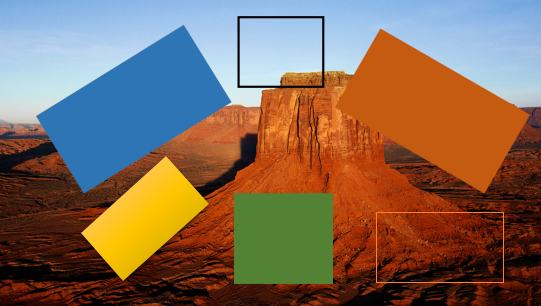
#> input picture Target14.bmp, 541 x 306 px
$ python test5.py   (Python 2 division)   (older library calls are emulated)
#> lines starting #> are read from the running program, lines starting #| are printed output that depends on the picture; after the words box and inside, x2 and y2 are one past the last pixel; in counts of white or black regions, pixels touching at a corner belong together
# encoding: utf-8

#检测边缘
#膨胀时，图像中的物体会向周围“扩张”；腐蚀时，图像中的物体会“收缩”。由于变化区域只发生在边缘，所以这时将两幅图像相减，
#得到的就是图像中物体的边缘。

import cv2
import numpy as np

image = cv2.imread("Target14.bmp",0);
#> image: shape (306, 541); min 0, max 236, mean 110.9
#构造一个3×3的结构元素
element = cv2.getStructuringElement(cv2.MORPH_RECT,(3, 3))
dilate = cv2.dilate(image, element)
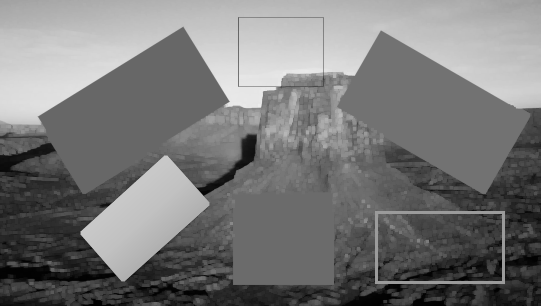
#> dilate: shape (306, 541); min 0, max 236, mean 119.9
erode = cv2.erode(image, element)
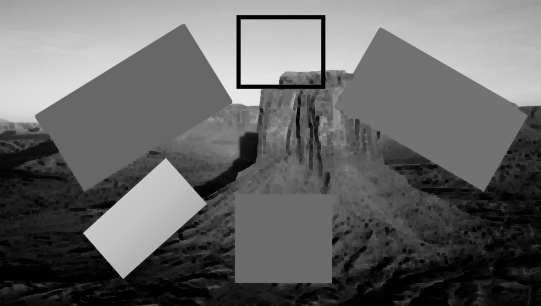
#> erode: shape (306, 541); min 0, max 231, mean 102.1

#将两幅图像相减获得边，第一个参数是膨胀后的图像，第二个参数是腐蚀后的图像
result = cv2.absdiff(dilate,erode);

#上面得到的结果是灰度图，将其二值化以便更清楚的观察结果
#retval, result = cv2.threshold(result, 40, 255, cv2.THRESH_BINARY);
retval, result = cv2.threshold(result,0,255, cv2.THRESH_BINARY+cv2.THRESH_OTSU)
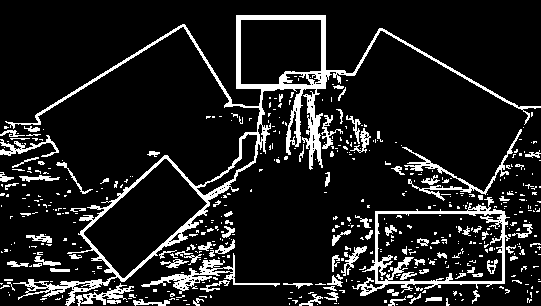
#> result: shape (306, 541); 12.3% white; 515 white regions (421 under 20 px), largest, box (x1, y1, x2, y2) and area: (5, 15, 541, 306) 8081, (352, 197, 510, 296) 2224, (141, 253, 280, 294) 969
#> retval = 42
#反色，即对二值图每个像素取反
result = cv2.bitwise_not(result);
#显示图像
cv2.imshow("result",result);

blur = cv2.GaussianBlur(result,(3,3),0)
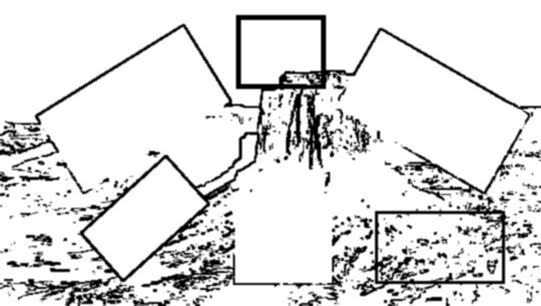
#> blur: shape (306, 541); min 0, max 255, mean 223.6
cv2.imshow("blur",blur);
canny = cv2.Canny(blur,30,90,0)
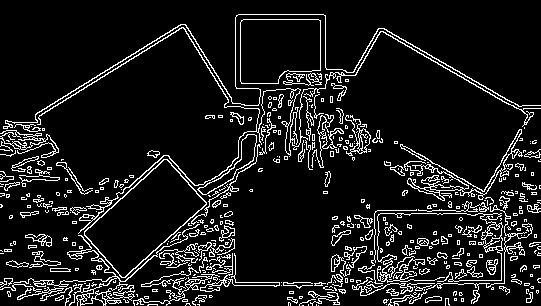
#> canny: shape (306, 541); 10.3% white in thin lines or dots
cv2.imshow("canny",canny);
blur = cv2.GaussianBlur(canny,(3,3),0)
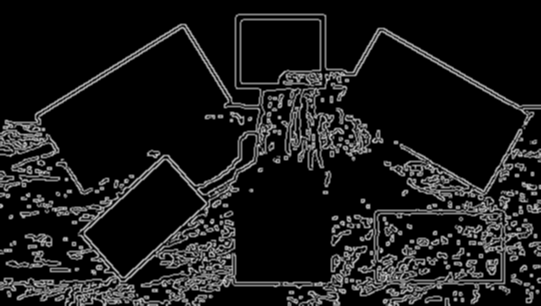
#> blur: shape (306, 541); min 0, max 207, mean 26.4
cv2.imshow("blur2",blur);


contours, hierarchy = cv2.findContours(result,cv2.RETR_CCOMP,cv2.CHAIN_APPROX_SIMPLE)
#> contours = 701 contours, 550 with area under 20; largest, box (x1, y1, x2, y2) and area: (69, 31, 541, 306) 73836, (0, 0, 541, 306) 67262, (351, 202, 511, 297) 10290, (378, 214, 502, 281) 7628, (84, 159, 207, 278) 6694
print (len(contours))
#| 701
ic = 0


emptyImage = np.zeros(image.shape, np.uint8)
for element in contours:
	#cv2.drawContours(emptyImage,element,-1,(0,255,0),2)
	#continue
	epsilon = 0.1 * cv2.arcLength(element, True)
	cnt = cv2.approxPolyDP(element, epsilon, closed=True)
	#########
	x,y,w,h =cv2.boundingRect(element)
	area = cv2.contourArea(cnt)
	if area <10 :
		continue
	#cv2.rectangle(emptyImage,(x,y),(x+w,y+h),(0,255,0),2)
	#continue
	#########

	lc = len(cnt)
	area = cv2.contourArea(cnt)
	if area < 10 or area >100000000000 :
		continue
	if lc== 4 :
		rect = cv2.minAreaRect(cnt)
		x,y,w,h = cv2.boundingRect(cnt)

		#if (abs(w-h) <1) :
		#	continue

		print x,y,w,h


		box = cv2.cv.BoxPoints(rect)
		box = np.int0(box)

		cv2.drawContours(emptyImage,[box],0,(255,255,255),2)
#> this loop made 701 passes
#> (epsilon, lc, rect) on passes 89, 113, 134, 145, 168, 234, 241: (4.26, 4, ((419, 261.5), (10.43, 7.76), -14.04)), (2.27, 4, ((423.5, 243.9), (8.63, 3.39), -8.13)), (3.64, 4, ((483.4, 234.3), (9.54, 6.72), -40.6)), (5.26, 4, ((389.9, 229.3), (11.18, 9.39), -26.57)), (34.82, 4, ((144.3, 217.7), (111.9, 59.46), -41.38)), (2.25, 4, ((132, 295), (4, 8), -90)), (2.25, 4, ((395, 293.5), (4.27, 7.4), -80.54))
#> (epsilon, cnt, lc) on pass 59: (3.24, [[180, 233], [169, 241], [178, 239]], 3)
#| 389 266 5 6
#| 466 262 6 5
#| 413 258 13 9
#| 393 255 5 6
#| 457 251 5 6
#| 488 246 6 6
#| 419 242 10 5
#| 385 241 6 6
#> (further printed lines are left out)
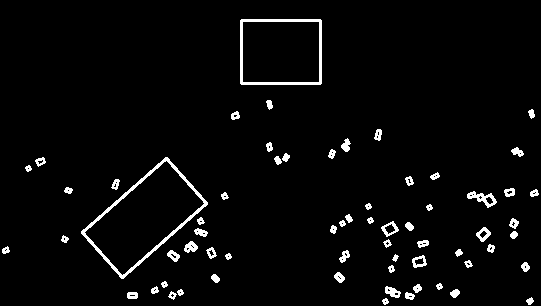
#> emptyImage: shape (306, 541); 3.3% white; 65 white regions, largest, box (x1, y1, x2, y2) and area: (81, 157, 208, 279) 1102, (240, 19, 322, 85) 848, (467, 191, 497, 208) 204

print ic


#cv2.drawContours(emptyImage2,contours,-1,(255,255,255),4)

cv2.imshow("emptyImage2", emptyImage)
#cv2.imshow("edges", img)

cv2.waitKey(0)
cv2.destroyAllWindows()

$ run again, with Target12.bmp copied over Target14.bmp
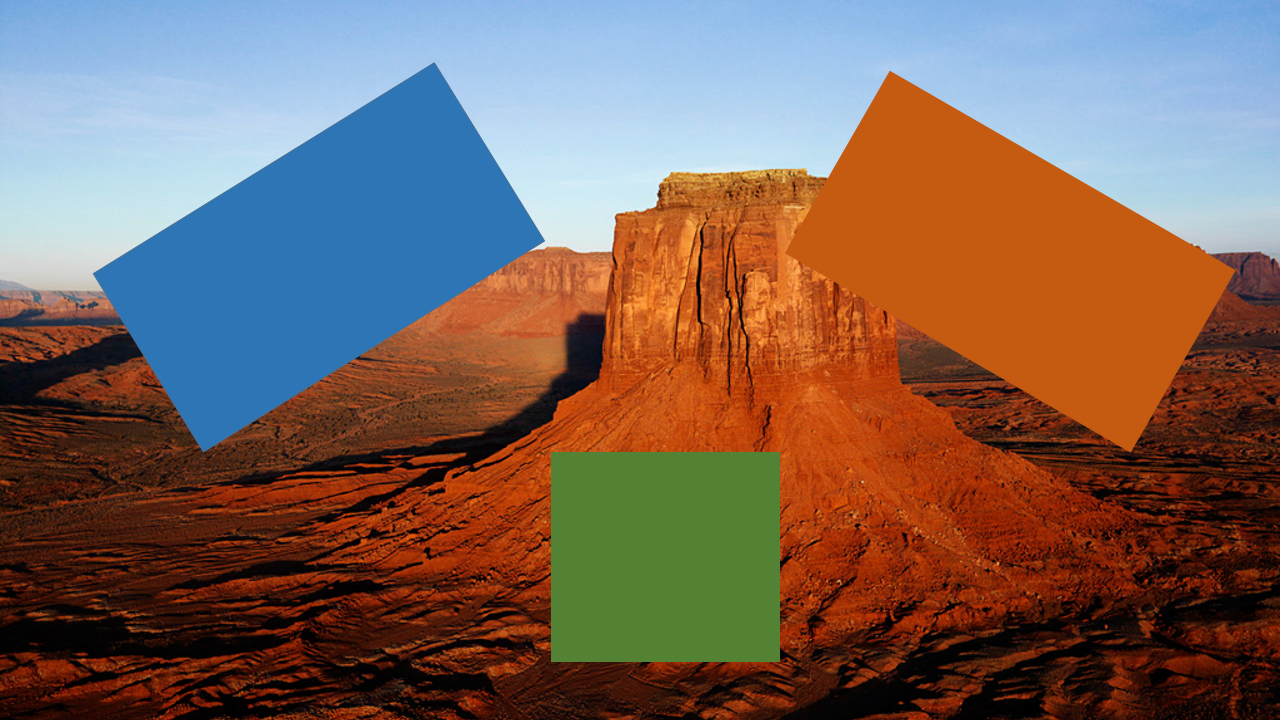
#> input picture Target12.bmp, 1280 x 720 px
#> `retval, result = cv2.threshold(result,0,255, cv2.THRESH_BINARY+cv2.THR..`:
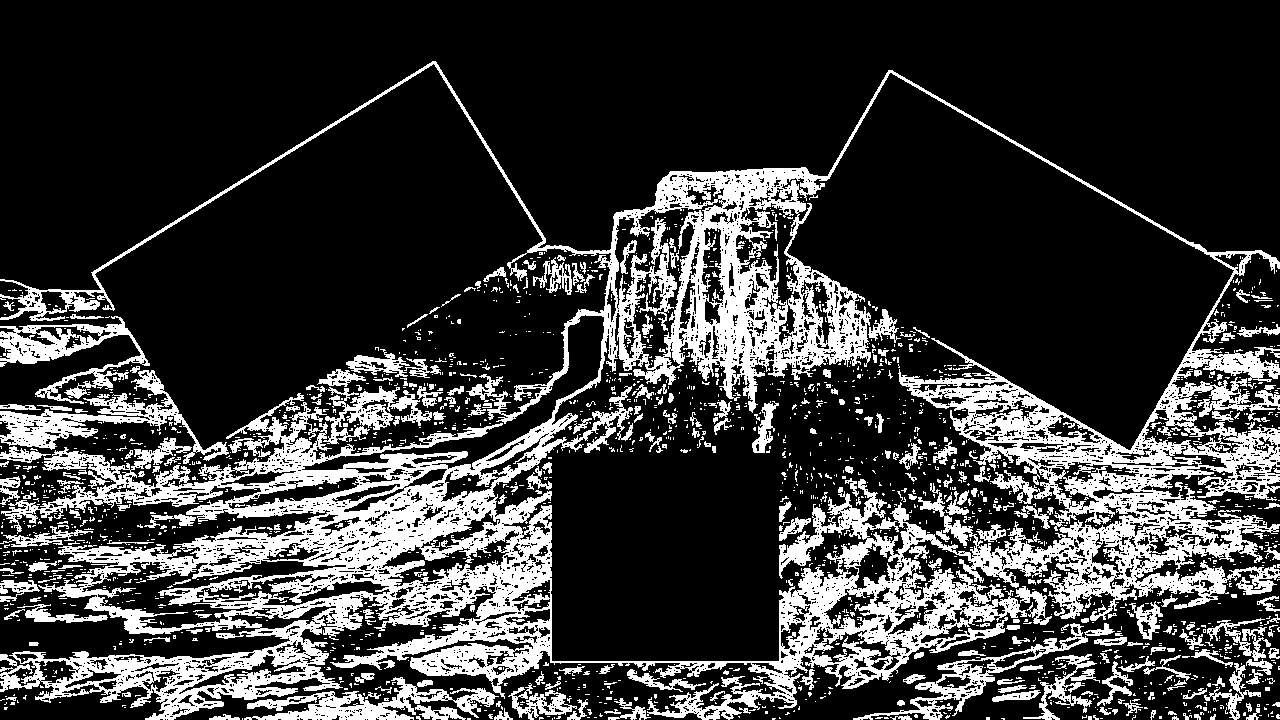
#> result: shape (720, 1280); 23% white; 1995 white regions (1708 under 20 px), largest, box (x1, y1, x2, y2) and area: (0, 61, 1280, 720) 158895, (0, 370, 229, 464) 4655, (0, 316, 150, 404) 3885
#> retval = 24
#> canny: shape (720, 1280); 13% white in thin lines or dots
#> contours = 5882 contours, 5180 with area under 20; largest, box (x1, y1, x2, y2) and area: (0, 0, 1280, 290) 230153, (484, 73, 1234, 661) 193050, (0, 64, 611, 686) 162668, (727, 539, 1280, 720) 43342, (174, 586, 786, 720) 20764
#| 5882
#> the loop `for element in contours:` made 5882 passes
#> (epsilon, rect, box) on passes 87, 180, 487: (4.7, ((720.8, 716.3), (10.67, 8.25), -14.04), [[716, 721], [714, 713], [725, 711], [727, 719]]), (2.33, ((198.4, 700.7), (4.29, 8.23), -59.04), [[200, 704], [193, 700], [195, 696], [202, 700]]), (3.27, ((126, 694.5), (8.97, 5.34), -14.04), [[122, 698], [121, 693], [129, 690], [131, 696]])
#> (printed output is left out)
#> after the loop `for element in contours:`:
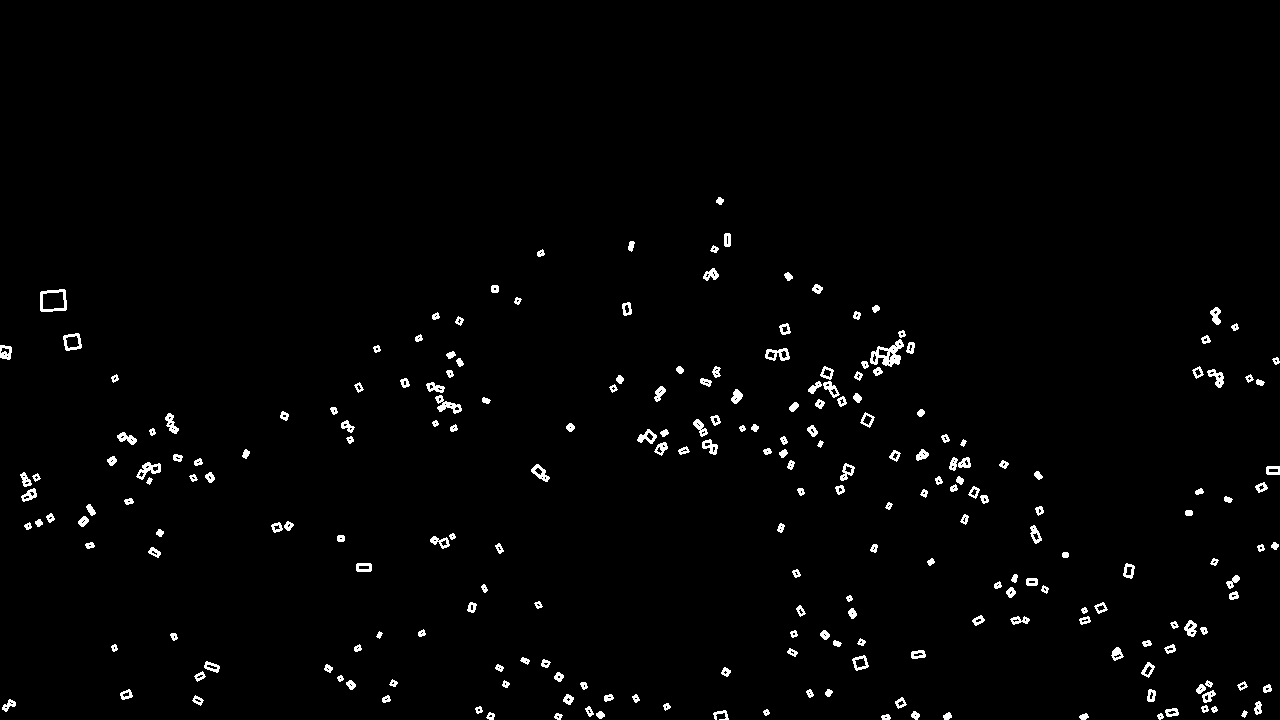
#> emptyImage: shape (720, 1280); 1.7% white; 233 white regions, largest, box (x1, y1, x2, y2) and area: (870, 339, 904, 367) 432, (40, 289, 67, 312) 247, (435, 395, 462, 414) 210
